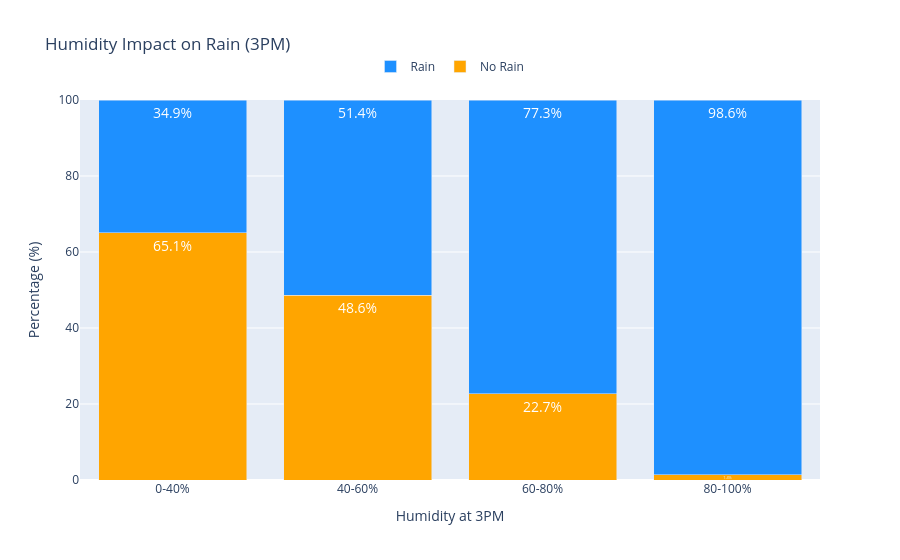

The cell this chart's notebook holds for it:
### Code cell
data = {
    "Humidity_Range": ["0-40%", "40-60%", "60-80%", "80-100%"],
    "No_Rain": [446, 352, 99, 3],
    "Rain": [239, 372, 338, 217],
    "Rain_Percentage": [34.9, 51.4, 77.3, 98.6]
}

df = pd.DataFrame(data)


df['Total'] = df['No_Rain'] + df['Rain']
df['No_Rain_Pct'] = (df['No_Rain'] / df['Total']) * 100
df['Rain_Pct'] = (df['Rain'] / df['Total']) * 100


fig = go.Figure()


fig.add_trace(go.Bar(
    name='No Rain',
    x=df['Humidity_Range'],
    y=df['No_Rain_Pct'],
    marker_color='#FFA500',  # Orange
    text=[f'{val:.1f}%' for val in df['No_Rain_Pct']],
    textposition='inside',
    textfont=dict(size=14, color='white'),
    hovertemplate='<b>No Rain</b><br>Humidity: %{x}<br>Percentage: %{y:.1f}%<extra></extra>'
))

# Add Rain bars (blue)
fig.add_trace(go.Bar(
    name='Rain',
    x=df['Humidity_Range'],
    y=df['Rain_Pct'],
    marker_color='#1E90FF',  # Blue
    text=[f'{val:.1f}%' for val in df['Rain_Pct']],
    textposition='inside',
    textfont=dict(size=14, color='white'),
    hovertemplate='<b>Rain</b><br>Humidity: %{x}<br>Percentage: %{y:.1f}%<extra></extra>'
))


fig.update_layout(
    barmode='stack',
    title='Humidity Impact on Rain (3PM)',
    xaxis_title='Humidity at 3PM',
    yaxis_title='Percentage (%)',
    yaxis=dict(range=[0, 100]),
    legend=dict(orientation='h', yanchor='bottom', y=1.05, xanchor='center', x=0.5)
)

fig.update_traces(cliponaxis=False)

### Figure 1 — Plotly figure (JSON) as saved in the notebook; plotly's stock layout.template omitted (floating-point values rounded to 4 significant figures)
{"data": [{"cliponaxis": false, "hovertemplate": "<b>No Rain</b><br>Humidity: %{x}<br>Percentage: %{y:.1f}%<extra></extra>", "marker": {"color": "#FFA500"}, "name": "No Rain", "text": ["65.1%", "48.6%", "22.7%", "1.4%"], "textfont": {"color": "white", "size": 14}, "textposition": "inside", "type": "bar", "x": ["0-40%", "40-60%", "60-80%", "80-100%"], "y": [65.11, 48.62, 22.65, 1.364]}, {"cliponaxis": false, "hovertemplate": "<b>Rain</b><br>Humidity: %{x}<br>Percentage: %{y:.1f}%<extra></extra>", "marker": {"color": "#1E90FF"}, "name": "Rain", "text": ["34.9%", "51.4%", "77.3%", "98.6%"], "textfont": {"color": "white", "size": 14}, "textposition": "inside", "type": "bar", "x": ["0-40%", "40-60%", "60-80%", "80-100%"], "y": [34.89, 51.38, 77.35, 98.64]}], "layout": {"barmode": "stack", "legend": {"orientation": "h", "x": 0.5, "xanchor": "center", "y": 1.05, "yanchor": "bottom"}, "title": {"text": "Humidity Impact on Rain (3PM)"}, "xaxis": {"title": {"text": "Humidity at 3PM"}}, "yaxis": {"range": [0, 100], "title": {"text": "Percentage (%)"}}}}
